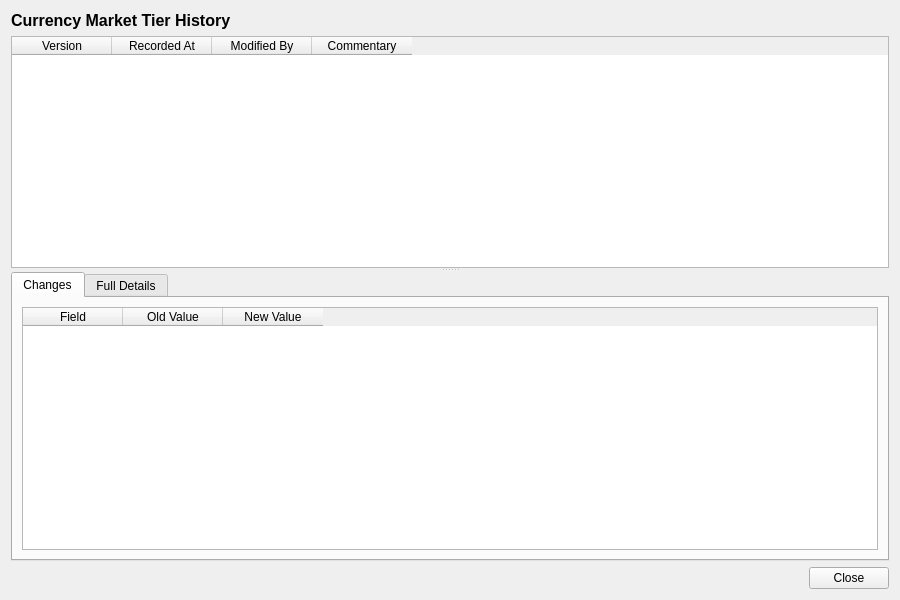
<?xml version="1.0" encoding="UTF-8"?>
<ui version="4.0">
 <class>CurrencyMarketTierHistoryDialog</class>
 <widget class="QWidget" name="CurrencyMarketTierHistoryDialog">
  <property name="geometry">
   <rect>
    <x>0</x>
    <y>0</y>
    <width>900</width>
    <height>600</height>
   </rect>
  </property>
  <property name="windowTitle">
   <string>Currency Market Tier History</string>
  </property>
  <layout class="QVBoxLayout" name="verticalLayout">
   <item>
    <widget class="QLabel" name="titleLabel">
     <property name="font">
      <font>
       <pointsize>12</pointsize>
       <bold>true</bold>
      </font>
     </property>
     <property name="text">
      <string>Currency Market Tier History</string>
     </property>
    </widget>
   </item>
   <item>
    <widget class="QSplitter" name="splitter">
     <property name="orientation">
      <enum>Qt::Vertical</enum>
     </property>
     <widget class="QTableWidget" name="versionListWidget">
      <property name="minimumHeight">
       <number>150</number>
      </property>
      <property name="maximumHeight">
       <number>250</number>
      </property>
      <property name="alternatingRowColors">
       <bool>true</bool>
      </property>
      <property name="editTriggers">
       <set>QAbstractItemView::NoEditTriggers</set>
      </property>
      <property name="selectionMode">
       <enum>QAbstractItemView::SingleSelection</enum>
      </property>
      <property name="selectionBehavior">
       <enum>QAbstractItemView::SelectRows</enum>
      </property>
      <column>
       <property name="text">
        <string>Version</string>
       </property>
      </column>
      <column>
       <property name="text">
        <string>Recorded At</string>
       </property>
      </column>
      <column>
       <property name="text">
        <string>Modified By</string>
       </property>
      </column>
      <column>
       <property name="text">
        <string>Commentary</string>
       </property>
      </column>
     </widget>
     <widget class="QWidget" name="detailWidget">
      <layout class="QVBoxLayout" name="detailLayout">
       <property name="leftMargin">
        <number>0</number>
       </property>
       <property name="topMargin">
        <number>0</number>
       </property>
       <property name="rightMargin">
        <number>0</number>
       </property>
       <property name="bottomMargin">
        <number>0</number>
       </property>
       <item>
        <widget class="QTabWidget" name="tabWidget">
         <property name="currentIndex">
          <number>0</number>
         </property>
         <widget class="QWidget" name="changesTab">
          <attribute name="title">
           <string>Changes</string>
          </attribute>
          <layout class="QVBoxLayout" name="changesTabLayout">
           <item>
            <widget class="QTableWidget" name="changesTableWidget">
             <property name="editTriggers">
              <set>QAbstractItemView::NoEditTriggers</set>
             </property>
             <property name="alternatingRowColors">
              <bool>true</bool>
             </property>
             <property name="selectionMode">
              <enum>QAbstractItemView::SingleSelection</enum>
             </property>
             <property name="selectionBehavior">
              <enum>QAbstractItemView::SelectRows</enum>
             </property>
             <column>
              <property name="text">
               <string>Field</string>
              </property>
             </column>
             <column>
              <property name="text">
               <string>Old Value</string>
              </property>
             </column>
             <column>
              <property name="text">
               <string>New Value</string>
              </property>
             </column>
            </widget>
           </item>
          </layout>
         </widget>
         <widget class="QWidget" name="fullDetailsTab">
          <attribute name="title">
           <string>Full Details</string>
          </attribute>
          <layout class="QVBoxLayout" name="fullDetailsTabLayout">
           <item>
            <widget class="QScrollArea" name="scrollArea">
             <property name="widgetResizable">
              <bool>true</bool>
             </property>
             <widget class="QWidget" name="scrollAreaWidgetContents">
              <property name="geometry">
               <rect>
                <x>0</x>
                <y>0</y>
                <width>560</width>
                <height>450</height>
               </rect>
              </property>
              <layout class="QFormLayout" name="formLayout">
               <item row="0" column="0">
                <widget class="QLabel" name="codeLabel">
                 <property name="text">
                  <string>Code:</string>
                 </property>
                </widget>
               </item>
               <item row="0" column="1">
                <widget class="QLabel" name="codeValue">
                 <property name="text">
                  <string/>
                 </property>
                </widget>
               </item>
               <item row="1" column="0">
                <widget class="QLabel" name="nameLabel">
                 <property name="text">
                  <string>Name:</string>
                 </property>
                </widget>
               </item>
               <item row="1" column="1">
                <widget class="QLabel" name="nameValue">
                 <property name="text">
                  <string/>
                 </property>
                </widget>
               </item>
               <item row="2" column="0">
                <widget class="QLabel" name="descriptionLabel">
                 <property name="text">
                  <string>Description:</string>
                 </property>
                </widget>
               </item>
               <item row="2" column="1">
                <widget class="QLabel" name="descriptionValue">
                 <property name="text">
                  <string/>
                 </property>
                 <property name="wordWrap">
                  <bool>true</bool>
                 </property>
                </widget>
               </item>
               <item row="3" column="0">
                <widget class="QLabel" name="versionNumberLabel">
                 <property name="text">
                  <string>Version:</string>
                 </property>
                </widget>
               </item>
               <item row="3" column="1">
                <widget class="QLabel" name="versionNumberValue">
                 <property name="text">
                  <string/>
                 </property>
                </widget>
               </item>
               <item row="4" column="0">
                <widget class="QLabel" name="modifiedByLabel">
                 <property name="text">
                  <string>Modified By:</string>
                 </property>
                </widget>
               </item>
               <item row="4" column="1">
                <widget class="QLabel" name="modifiedByValue">
                 <property name="text">
                  <string/>
                 </property>
                </widget>
               </item>
               <item row="5" column="0">
                <widget class="QLabel" name="recordedAtLabel">
                 <property name="text">
                  <string>Recorded At:</string>
                 </property>
                </widget>
               </item>
               <item row="5" column="1">
                <widget class="QLabel" name="recordedAtValue">
                 <property name="text">
                  <string/>
                 </property>
                </widget>
               </item>
               <item row="6" column="0">
                <widget class="QLabel" name="changeCommentaryLabel">
                 <property name="text">
                  <string>Change Commentary:</string>
                 </property>
                </widget>
               </item>
               <item row="6" column="1">
                <widget class="QLabel" name="changeCommentaryValue">
                 <property name="text">
                  <string/>
                 </property>
                 <property name="wordWrap">
                  <bool>true</bool>
                 </property>
                </widget>
               </item>
              </layout>
             </widget>
            </widget>
           </item>
          </layout>
         </widget>
        </widget>
       </item>
      </layout>
     </widget>
    </widget>
   </item>
   <item>
    <layout class="QHBoxLayout" name="buttonLayout">
     <item>
      <spacer name="horizontalSpacer">
       <property name="orientation">
        <enum>Qt::Horizontal</enum>
       </property>
       <property name="sizeHint" stdset="0">
        <size><width>40</width><height>20</height></size>
       </property>
      </spacer>
     </item>
     <item>
      <widget class="QPushButton" name="closeButton">
       <property name="text">
        <string>Close</string>
       </property>
      </widget>
     </item>
    </layout>
   </item>
  </layout>
 </widget>
 <resources/>
 <connections/>
</ui>
